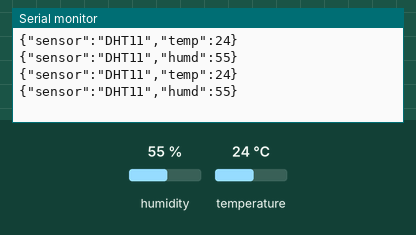
Recording of a sketch running on a simulated Arduino Uno, built with avr-gcc and run on an emulated ATmega328P. Parts: the last lines printed to the serial monitor. The inputs (shaded band) are chosen by the test bench; at power-on: humidity 55 %, temperature 24 °C.

Above: at 3.8 s.
3.9 s: humidity set to 22 %
At 6.6 s:
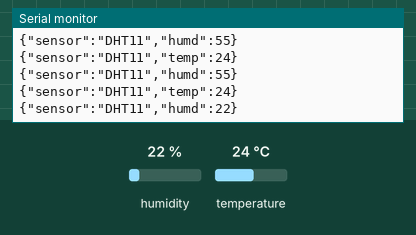
7.8 s: temperature set to 12 °C
At 9.9 s:
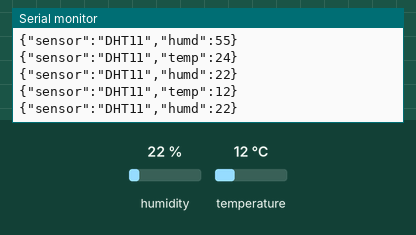
11.7 s: humidity set to 40 %
At 13.1 s:
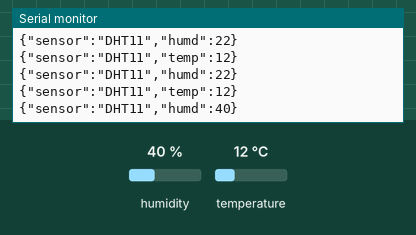
Timing chart, 0 to 14.7 s (numbered marks = the images above; inputs shaded):
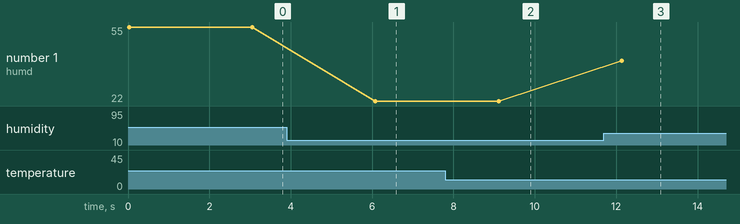

Measured:
- after the input at 3.9 s, the serial monitor: prints a new line after 2.2 s (image 1)
- after the input at 7.8 s, the serial monitor: prints a new line after 1.3 s (image 2)
- after the input at 11.7 s, the serial monitor: prints a new line after 0.44 s (image 3)
- plotted number 1: 55 → 22 after the input at 3.9 s, 22 → 40 after the input at 11.7 s

The sketch:

DHTJson.ino
```cpp
#include <ArduinoJson.h>
#include <DHT.h>

#define DHTTYPE DHT11
#define DHTPIN 13
DHT dht(DHTPIN, DHTTYPE);

void tempJson(float n){
  StaticJsonDocument<48> doc;
  doc["sensor"] = "DHT11";
  doc["temp"] = n;
  serializeJson(doc, Serial);
  Serial.println();
}

void humdJson(float n){
  StaticJsonDocument<48> doc;
  doc["sensor"] = "DHT11";
  doc["humd"] = n;
  serializeJson(doc, Serial);
  Serial.println();
}

void setup() {
  dht.begin();
  Serial.begin(115200);
}

void loop() {
  float t = dht.readTemperature();
  float h = dht.readHumidity();
  if(isnan(t) || isnan(h)){
    Serial.println("Failed to read from DHT sensor!");
    delay(2000);
    return;
  }

  tempJson(t);
  humdJson(h);
  delay(3000);

}
```
